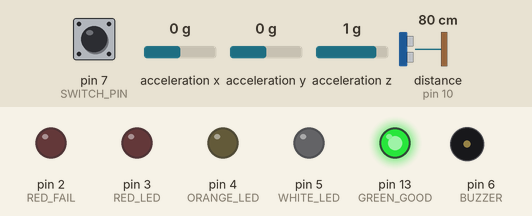
A sketch run on a simulated Arduino Uno, built with avr-gcc and run on an emulated ATmega328P. On the bench: output pins drawn as LEDs (lit = HIGH), buzzer (waves = sounding). Wiring (inferred from the names in the program): ultrasonic range finder: trigger pin 9; echo pin 10; MPU-6050 motion sensor at I2C address 0x68. Inputs (shaded band) come from the test bench; at power-on: distance to the obstacle (sensor on pin 10) 80 cm, pin 7 (SWITCH_PIN) LOW, acceleration x 0 g, acceleration y 0 g, acceleration z 1 g. The echo pulse lasts 58.3 µs per cm; pins used as bus, display or sensor lines are not drawn; what the sketch prints to the serial monitor is not drawn.

Above: at 1.2 s.
1.3 s: distance to the obstacle (sensor on pin 10) set to 41 cm
4.3 s: distance to the obstacle (sensor on pin 10) set to 34 cm
At 5.4 s:
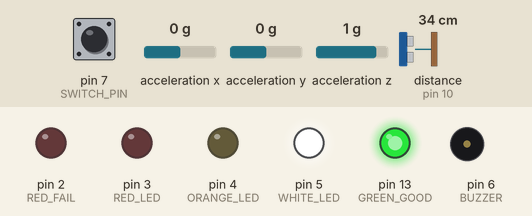
5.8 s: distance to the obstacle (sensor on pin 10) set to 29 cm
7.3 s: distance to the obstacle (sensor on pin 10) set to 23 cm
At 8.5 s:
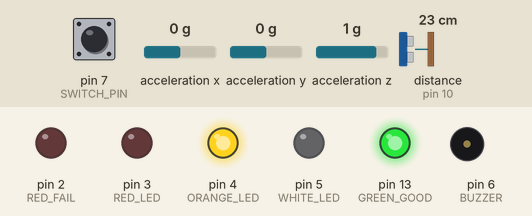
8.8 s: pin 7 (SWITCH_PIN) pulled HIGH for 3.2 s
At 9.4 s:
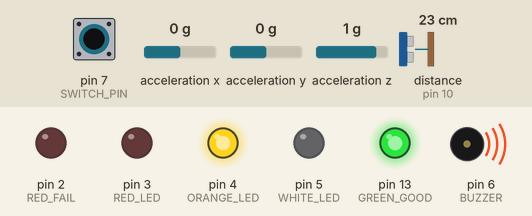
13.5 s: distance to the obstacle (sensor on pin 10) set to 18 cm
15.0 s: distance to the obstacle (sensor on pin 10) set to 13 cm
At 16.1 s:
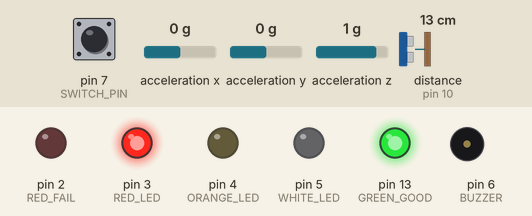
Timing chart, 0 to 17.5 s (numbered marks = the images above; inputs shaded):
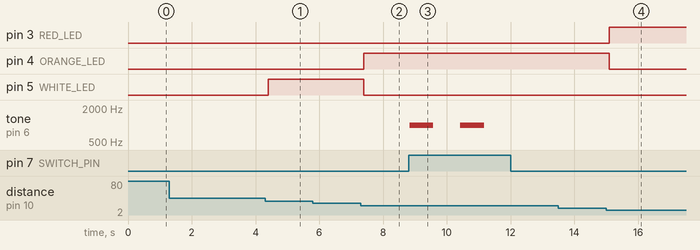

The sketch:

code.ino
```cpp
#include <Wire.h>
#include <SoftwareSerial.h>

#define TRIG_PIN 9
#define ECHO_PIN 10
#define GREEN_GOOD 13
#define RED_FAIL 2
#define RED_LED 3
#define ORANGE_LED 4
#define WHITE_LED 5
#define BUZZER 6
#define SWITCH_PIN 7

const int MPU_ADDR = 0x68;
int16_t ax, ay, az;
float prevAcceleration = 0;
const float impactThreshold = 2.5;

SoftwareSerial BT(11,12);

void setup() {
    Serial.begin(9600);
    BT.begin(9600);

    pinMode(TRIG_PIN, OUTPUT);
    pinMode(ECHO_PIN, INPUT);
    pinMode(GREEN_GOOD, OUTPUT);
    pinMode(RED_FAIL, OUTPUT);
    pinMode(RED_LED, OUTPUT);
    pinMode(ORANGE_LED, OUTPUT);
    pinMode(WHITE_LED, OUTPUT);
    pinMode(BUZZER, OUTPUT);
    pinMode(SWITCH_PIN, INPUT);

    Wire.begin();
    Wire.setClock(400000);
    Wire.beginTransmission(MPU_ADDR);
    Wire.write(0x6B);
    Wire.write(0);
    Wire.endTransmission(true);

    Serial.println("MPU6050 initialized!");
    digitalWrite(GREEN_GOOD, HIGH);
}

long getDistance() {
    digitalWrite(TRIG_PIN, LOW);
    delayMicroseconds(2);
    digitalWrite(TRIG_PIN, HIGH);
    delayMicroseconds(10);
    digitalWrite(TRIG_PIN, LOW);
    long duration = pulseIn(ECHO_PIN, HIGH);
    return duration * 0.034 / 2;
}

void controlLEDs(long distance) {
    if(distance < 15) {
        digitalWrite(RED_LED, HIGH);
        digitalWrite(ORANGE_LED, LOW);
        digitalWrite(WHITE_LED, LOW);
    }
    else if(distance >= 15 && distance < 25) {
        digitalWrite(RED_LED, LOW);
        digitalWrite(ORANGE_LED, HIGH);
        digitalWrite(WHITE_LED, LOW);
    }
    else if(distance <= 35) {
        digitalWrite(RED_LED, LOW);
        digitalWrite(ORANGE_LED, LOW);
        digitalWrite(WHITE_LED, HIGH);
    }
    else{
        digitalWrite(RED_LED, LOW);
        digitalWrite(ORANGE_LED, LOW);
        digitalWrite(WHITE_LED, LOW);
    }
}

void controlBuzzer(long distance) {
    if (distance < 25) {
        int delayTime = map(distance, 0, 30, 50, 1000); // Faster beeps as object gets closer
        tone(BUZZER, 1000);
        delay(delayTime);
        noTone(BUZZER);
        delay(delayTime);
    } else {
        noTone(BUZZER);
    }
}

void checkCrash() {
    Wire.beginTransmission(MPU_ADDR);
    Wire.write(0x3B);
    Wire.endTransmission(false);
    Wire.requestFrom(MPU_ADDR, 6, true);

    ax = Wire.read() << 8 | Wire.read();
    ay = Wire.read() << 8 | Wire.read();
    az = Wire.read() << 8 | Wire.read();

    float ax_g = ax / 16384.0;
    float ay_g = ay / 16384.0;
    float az_g = az / 16384.0;
    float acceleration = sqrt(ax_g * ax_g + ay_g * ay_g + az_g * az_g);
    float impactForce = abs(acceleration - prevAcceleration);

    Serial.print("Impact Force: ");
    Serial.println(impactForce);

    if (impactForce > impactThreshold) {
        digitalWrite(GREEN_GOOD, LOW);
        digitalWrite(RED_FAIL, HIGH);
        digitalWrite(RED_LED, LOW);
        digitalWrite(ORANGE_LED, LOW);
        digitalWrite(WHITE_LED, LOW);
        BT.println("Code00X: Release Air Bag");
        Serial.println("🚗💥 Crash Detected! System Disabled.");

        while (true) {
            digitalWrite(RED_FAIL, HIGH);
            digitalWrite(GREEN_GOOD, LOW);
            tone(BUZZER, 1000);
        }
    }
    prevAcceleration = acceleration;
}

void loop() {
    checkCrash();

    long distance = getDistance();
    int mode = digitalRead(SWITCH_PIN);
    controlLEDs(distance);

    if (mode == 1) {
        controlBuzzer(distance);
    } else {
        noTone(BUZZER);
    }

    delay(100);
}
```

Measured:
- the behaviour switches between 37 and 36 cm on distance to the obstacle (sensor on pin 10) (found by bisection; images 0 and 1)
- the behaviour switches between 26 and 25 cm on distance to the obstacle (sensor on pin 10) (found by bisection; images 1 and 2)
- the behaviour switches between 16 and 15 cm on distance to the obstacle (sensor on pin 10) (found by bisection; images 3 and 4)
- after the input at 1.3 s, every drawn part: stays the same
- after the input at 4.3 s, pin 5 (WHITE_LED): LOW → HIGH after 0.10 s
- after the input at 5.8 s, every drawn part: stays the same
- after the input at 7.3 s, pin 4 (ORANGE_LED): LOW → HIGH after 0.09 s; pin 5 (WHITE_LED): HIGH → LOW after 0.09 s
- after the input at 8.8 s, tone on pin 6 (BUZZER): alternates 1000 Hz for 0.75 s and silent for 0.85 s, 4 changes in all, then stays silent, starting at once
- after the input at 13.5 s, every drawn part: stays the same
- after the input at 15.0 s, pin 3 (RED_LED): LOW → HIGH after 0.10 s; pin 4 (ORANGE_LED): HIGH → LOW after 0.10 s
